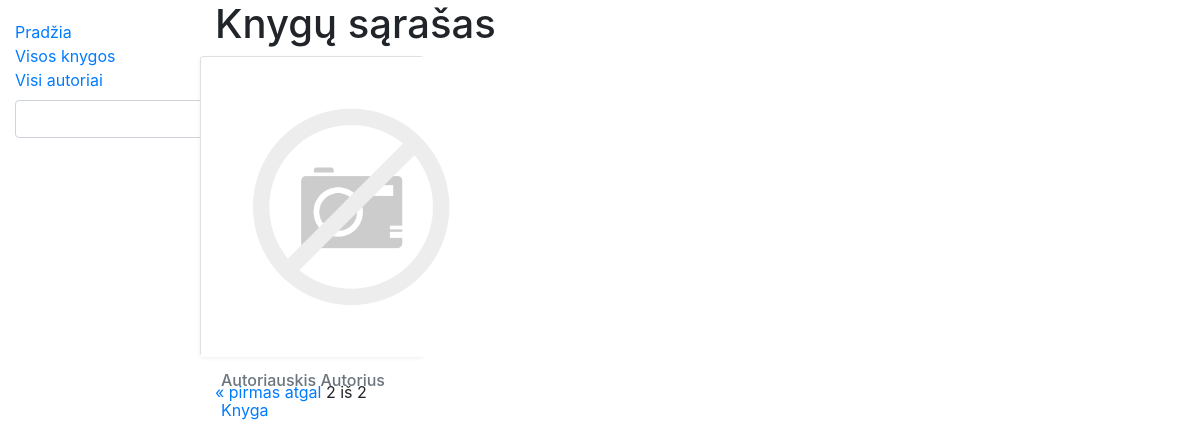
Before: /library/books/?page=2 with the older database file.
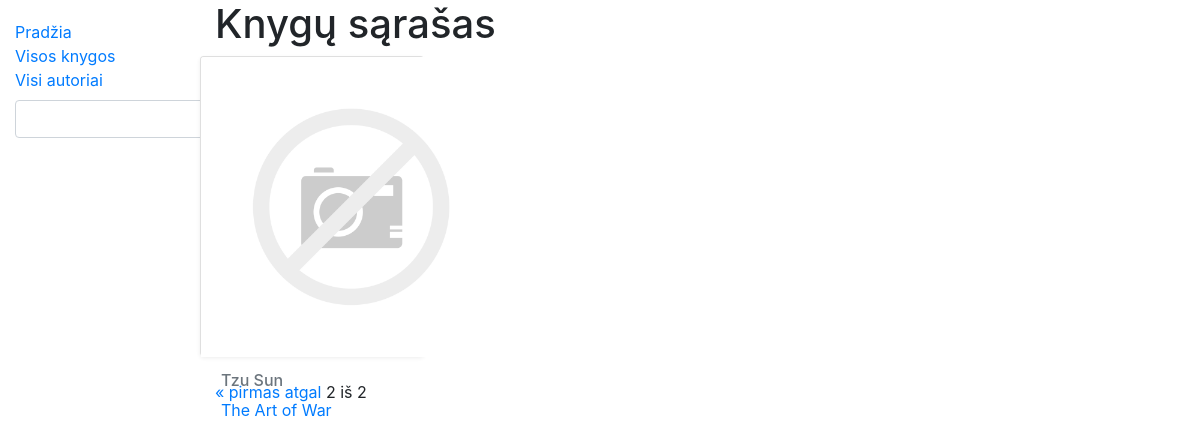
After: the same page with the newer database file.
### library/models.py (models this page shows, shortened)
class Book(models.Model):
    title = models.CharField('Pavadinimas', max_length=200)
    author = models.ForeignKey('Author', on_delete=models.SET_NULL, null=True, related_name='books')
    summary = models.TextField('Aprašymas', max_length=1000, help_text='Trumpas knygos aprašymas')
    isbn = models.CharField('ISBN', max_length=13)
    genre = models.ManyToManyField(Genre, help_text='Išrinkite žanrą/us šiai knygai')
    cover = models.ImageField('Viršelis', upload_to='covers', null=True)
    def display_genre(self):
        return ', '.join([genre.name for genre in self.genre.all()])
    display_genre.short_description = 'Genre'

class Author(models.Model):
    first_name = models.CharField('Vardas', max_length=100)
    last_name = models.CharField('Pavardė', max_length=100)
    description = models.TextField('Aprašymas', max_length=2000, default='bio')
    def display_books(self):
        return ', '.join([book.title for book in self.books.all()])
    display_books.short_description = 'Knygos'
    class Meta:
        ordering = ['last_name', 'first_name']
    def __str__(self):
        return f'{self.last_name}  {self.first_name}'

### library/views.py (the view)
# urls.py: path('books/', views.BookListView.as_view(), name='books'),
class BookListView(generic.ListView):
    model = Book # pagal modelio pav. sukuriamas book_list kintamasis(visi obj is klases) perdudamas i sablona
    paginate_by = 1
    template_name = 'book_list.html' # context_object_name = 'my_book_list' galime pakeisti automatini konteksto kontamaji(book_list)

### library/templates/book_list.html (shortened to what this page needs)
{% extends "base.html" %}
{% block content %}
{% load static %}
<h1>Knygų sąrašas</h1>
{% if book_list %}
<div class="row">
    {% for book_obj in book_list %}
    <div class="col-md4 d-flex align-items-stretch">
        <div class="card mb-4 shadow-sm" style="width: 14rem;">
            {% if book_obj.cover %}
                <img src="{{ book_obj.cover.url }}" class="card-img-top">
            {% else %}
                <img src="{% static 'img/no-image.png' %}" class="card-img-top">
            {% endif %}
            <div class="card-body">
                <h6 class="card-subtitle mb-2 text-muted">{{ book_obj.author }}</h6>
                <p class="card-text"><a class="card-link" href="{{ book_obj.id }}">{{ book_obj.title }}</a></p>
            </div>
        </div>
    </div>
    {% endfor %}
</div>
{% else %}
<p>Bibliotekoje knygų nėra.</p>
{% endif %}
  <div class="pagination">
    <span class="step-links">
        {% if page_obj.has_previous %}
            <a href="?page=1">&laquo; pirmas</a>
            <a href="?page={{ page_obj.previous_page_number }}">atgal</a>
        {% endif %}
        <span class="current">
            {{ page_obj.number }} iš {{ page_obj.paginator.num_pages }}
        </span>
    </span>
</div>
{% endblock %}

Changed rows visible on the page:
removed Book: author "Autoriauskis Autorius", title "Knyga"
added Book: author "Tzu Sun", title "The Art of War"
